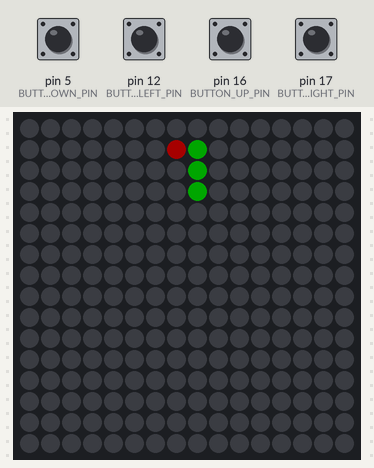
Simulated run of this sketch. Board: Arduino Uno, built with avr-gcc and run on an emulated ATmega328P. Parts: 16×16 RGB LED matrix (first LED top left, wired row by row). The test bench sets the inputs (shaded band); at power-on: pin 5 (BUTTON_DOWN_PIN), pin 12 (BUTTON_LEFT_PIN), pin 16 (BUTTON_UP_PIN), pin 17 (BUTTON_RIGHT_PIN) HIGH. Dim RGB values are drawn brighter than linear; random numbers use the default seed unless the sketch sets one.

Above: at 1.2 s.
1.3 s: pin 12 (BUTTON_LEFT_PIN) pulled LOW for 1.05 s
At 1.51 s:
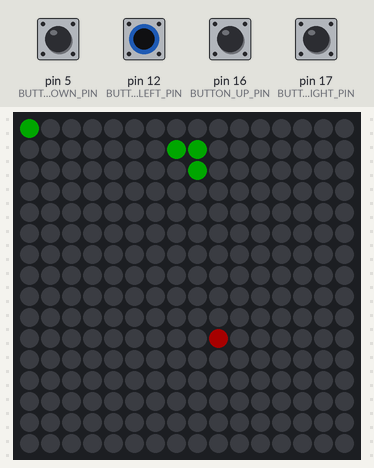
At 3.61 s:
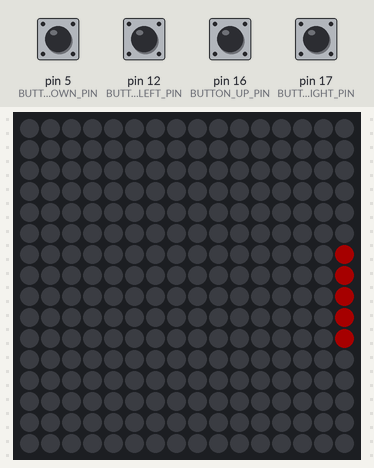
Timing chart, 0 to 5.1 s (numbered marks = the images above; inputs shaded):
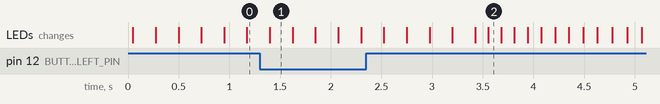

The sketch:

JUEGO-SERPIENTE-WS2812B.ino
```cpp
#include <Adafruit_GFX.h>
#include <Adafruit_NeoMatrix.h>
#include <Adafruit_NeoPixel.h>

// Definir el pin donde está conectado el strip de LEDs y los pulsadores
#define PIN 18
#define BUTTON_UP_PIN 16
#define BUTTON_DOWN_PIN 5
#define BUTTON_LEFT_PIN 12
#define BUTTON_RIGHT_PIN 17

// Crear una matriz de 16x16 LEDs en modo serpiente
Adafruit_NeoMatrix matrix = Adafruit_NeoMatrix(16, 16, PIN,
  NEO_MATRIX_TOP     + NEO_MATRIX_LEFT +
  NEO_MATRIX_ROWS    + NEO_MATRIX_ZIGZAG,
  NEO_GRB            + NEO_KHZ800);

// Variables del juego de la serpiente
int snakeLength = 3;
int snakeX[256] = {8, 8, 8}; // Posiciones iniciales de la serpiente
int snakeY[256] = {7, 8, 9};
int foodX, foodY;
int direction = 0; // 0 = arriba, 1 = abajo, 2 = izquierda, 3 = derecha
bool gameOver = false;

void setup() {
  Serial.begin(115200);
  matrix.begin();
  matrix.setTextWrap(false);
  matrix.setBrightness(40);
  matrix.fillScreen(0);
  matrix.show();

  // Configurar los pines de los botones
  pinMode(BUTTON_UP_PIN, INPUT_PULLUP);
  pinMode(BUTTON_DOWN_PIN, INPUT_PULLUP);
  pinMode(BUTTON_LEFT_PIN, INPUT_PULLUP);
  pinMode(BUTTON_RIGHT_PIN, INPUT_PULLUP);

  // Colocar la primera comida
  placeFood();
}

void loop() {
  if (gameOver) {
    displayGameOverScroll();
    resetGame();
  } else {
    moveSnake();
    checkCollisions();
    drawGame();
    delay(200);  // Ajusta este valor para cambiar la velocidad del juego
  }
}

void placeFood() {
  bool validPosition = false;
  while (!validPosition) {
    foodX = random(matrix.width());
    foodY = random(matrix.height());
    validPosition = true;
    for (int i = 0; i < snakeLength; i++) {
      if (snakeX[i] == foodX && snakeY[i] == foodY) {
        validPosition = false;
        break;
      }
    }
  }
}

void moveSnake() {
  // Mover el cuerpo de la serpiente
  for (int i = snakeLength - 1; i > 0; i--) {
    snakeX[i] = snakeX[i - 1];
    snakeY[i] = snakeY[i - 1];
  }

  // Mover la cabeza de la serpiente
  if (digitalRead(BUTTON_UP_PIN) == LOW && direction != 1) {
    direction = 0;
  } else if (digitalRead(BUTTON_DOWN_PIN) == LOW && direction != 0) {
    direction = 1;
  } else if (digitalRead(BUTTON_LEFT_PIN) == LOW && direction != 3) {
    direction = 2;
  } else if (digitalRead(BUTTON_RIGHT_PIN) == LOW && direction != 2) {
    direction = 3;
  }

  switch (direction) {
    case 0:
      snakeY[0]--;
      break;
    case 1:
      snakeY[0]++;
      break;
    case 2:
      snakeX[0]--;
      break;
    case 3:
      snakeX[0]++;
      break;
  }
}

void checkCollisions() {
  // Comprobar colisión con la comida
  if (snakeX[0] == foodX && snakeY[0] == foodY) {
    snakeLength++;
    placeFood();
  }

  // Comprobar colisión con los bordes
  if (snakeX[0] < 0 || snakeX[0] >= matrix.width() || snakeY[0] < 0 || snakeY[0] >= matrix.height()) {
    gameOver = true;
  }

  // Comprobar colisión con el propio cuerpo
  for (int i = 1; i < snakeLength; i++) {
    if (snakeX[0] == snakeX[i] && snakeY[0] == snakeY[i]) {
      gameOver = true;
    }
  }
}

void drawGame() {
  matrix.fillScreen(0);

  // Dibujar la comida
  matrix.drawPixel(foodX, foodY, matrix.Color(255, 0, 0));

  // Dibujar la serpiente
  for (int i = 0; i < snakeLength; i++) {
    matrix.drawPixel(snakeX[i], snakeY[i], matrix.Color(0, 255, 0));
  }

  matrix.show();
}

void displayGameOverScroll() {
  matrix.fillScreen(0);
  matrix.setTextWrap(false);
  matrix.setTextColor(matrix.Color(255, 0, 0));
  matrix.setTextSize(1);

  // Definir el mensaje y la longitud del mensaje
  const char* message = "Game Over";
  int messageLength = 9; // Longitud de "Game Over"

  for (int x = matrix.width(); x >= -messageLength * 6; x--) {
    matrix.fillScreen(0);
    matrix.setCursor(x, 5);
    matrix.print(message);
    matrix.show();
    delay(100);  // Ajusta este valor para cambiar la velocidad del desplazamiento
  }
}

void resetGame() {
  gameOver = false;
  snakeLength = 3;
  snakeX[0] = 8; snakeX[1] = 8; snakeX[2] = 8;
  snakeY[0] = 7; snakeY[1] = 8; snakeY[2] = 9;
  direction = 0;
  placeFood();
}
```
